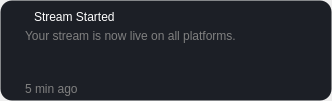
<?xml version="1.0" encoding="UTF-8"?>
<ui version="4.0">
 <class>AlertWidgetClass</class>
 <widget class="QWidget" name="AlertWidgetClass">
  <property name="geometry">
   <rect>
    <x>0</x>
    <y>0</y>
    <width>332</width>
    <height>101</height>
   </rect>
  </property>
  <property name="windowTitle">
   <string>AlertWidget</string>
  </property>
  <property name="styleSheet">
   <string notr="true">#mainAlertWidget {
  background: #1C1F26;
  border: 1px solid transparent;
  border-radius: 12px;
}

QLabel {
  color: grey;
}

#titleLabel {
  color: white;
}

#closeAlertButton {
  border: 0px solid black;
}
</string>
  </property>
  <layout class="QVBoxLayout" name="verticalLayout_3">
   <property name="spacing">
    <number>0</number>
   </property>
   <property name="leftMargin">
    <number>0</number>
   </property>
   <property name="topMargin">
    <number>0</number>
   </property>
   <property name="rightMargin">
    <number>0</number>
   </property>
   <property name="bottomMargin">
    <number>0</number>
   </property>
   <item>
    <widget class="QWidget" name="mainAlertWidget" native="true">
     <property name="cursor">
      <cursorShape>PointingHandCursor</cursorShape>
     </property>
     <layout class="QVBoxLayout" name="verticalLayout">
      <property name="spacing">
       <number>0</number>
      </property>
      <property name="leftMargin">
       <number>0</number>
      </property>
      <property name="topMargin">
       <number>0</number>
      </property>
      <property name="rightMargin">
       <number>0</number>
      </property>
      <property name="bottomMargin">
       <number>5</number>
      </property>
      <item>
       <widget class="QWidget" name="horizontalWidget_2" native="true">
        <property name="sizePolicy">
         <sizepolicy hsizetype="Preferred" vsizetype="Fixed">
          <horstretch>0</horstretch>
          <verstretch>0</verstretch>
         </sizepolicy>
        </property>
        <layout class="QHBoxLayout" name="horizontalLayout">
         <property name="spacing">
          <number>5</number>
         </property>
         <property name="leftMargin">
          <number>5</number>
         </property>
         <property name="topMargin">
          <number>5</number>
         </property>
         <property name="rightMargin">
          <number>5</number>
         </property>
         <property name="bottomMargin">
          <number>0</number>
         </property>
         <item>
          <widget class="QLabel" name="iconLabel">
           <property name="minimumSize">
            <size>
             <width>24</width>
             <height>24</height>
            </size>
           </property>
           <property name="maximumSize">
            <size>
             <width>24</width>
             <height>24</height>
            </size>
           </property>
           <property name="text">
            <string/>
           </property>
           <property name="pixmap">
            <pixmap resource="frameflow.qrc">:/FrameFlow/warning.svg</pixmap>
           </property>
           <property name="scaledContents">
            <bool>true</bool>
           </property>
          </widget>
         </item>
         <item>
          <widget class="QLabel" name="titleLabel">
           <property name="text">
            <string>Stream Started</string>
           </property>
          </widget>
         </item>
         <item>
          <widget class="QPushButton" name="closeAlertButton">
           <property name="minimumSize">
            <size>
             <width>24</width>
             <height>24</height>
            </size>
           </property>
           <property name="maximumSize">
            <size>
             <width>24</width>
             <height>24</height>
            </size>
           </property>
           <property name="cursor">
            <cursorShape>PointingHandCursor</cursorShape>
           </property>
           <property name="text">
            <string/>
           </property>
           <property name="icon">
            <iconset resource="frameflow.qrc">
             <normaloff>:/FrameFlow/close.svg</normaloff>:/FrameFlow/close.svg</iconset>
           </property>
           <property name="flat">
            <bool>true</bool>
           </property>
          </widget>
         </item>
        </layout>
       </widget>
      </item>
      <item>
       <widget class="QWidget" name="horizontalWidget" native="true">
        <layout class="QVBoxLayout" name="verticalLayout_2">
         <property name="spacing">
          <number>0</number>
         </property>
         <property name="leftMargin">
          <number>25</number>
         </property>
         <property name="topMargin">
          <number>0</number>
         </property>
         <property name="rightMargin">
          <number>0</number>
         </property>
         <property name="bottomMargin">
          <number>0</number>
         </property>
         <item>
          <widget class="QLabel" name="descriptionLabel">
           <property name="text">
            <string>Your stream is now live on all platforms.</string>
           </property>
           <property name="alignment">
            <set>Qt::AlignmentFlag::AlignLeading|Qt::AlignmentFlag::AlignLeft|Qt::AlignmentFlag::AlignTop</set>
           </property>
           <property name="wordWrap">
            <bool>true</bool>
           </property>
          </widget>
         </item>
         <item>
          <widget class="QLabel" name="elapsedLabel">
           <property name="sizePolicy">
            <sizepolicy hsizetype="Preferred" vsizetype="Fixed">
             <horstretch>0</horstretch>
             <verstretch>0</verstretch>
            </sizepolicy>
           </property>
           <property name="text">
            <string>5 min ago</string>
           </property>
          </widget>
         </item>
        </layout>
       </widget>
      </item>
     </layout>
    </widget>
   </item>
  </layout>
 </widget>
 <layoutdefault spacing="6" margin="11"/>
 <resources>
  <include location="frameflow.qrc"/>
 </resources>
 <connections/>
</ui>
